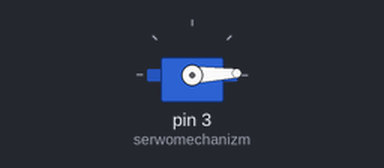
Recording of a sketch running on a simulated Arduino Uno, built with avr-gcc and run on an emulated ATmega328P. Shown: servo.

Above: at 0.05 s.
At 2.0 s:
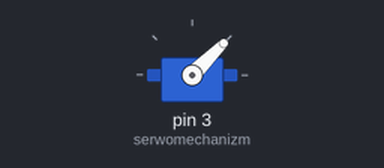
At 3.0 s:
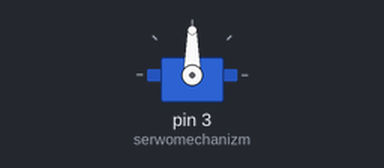
At 4.0 s:
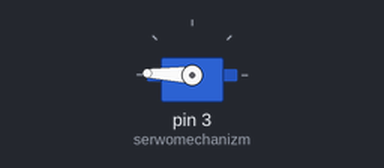
Timing chart, 0 to 5.2 s (numbered marks = the images above):
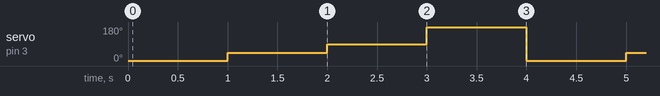

The sketch:

PWM_serwomechanizm_2.ino
```cpp
#include <Servo.h>

Servo serwomechanizm;
int pozycja =0;
int zmiana = 6;

void setup() {
  serwomechanizm.attach(3);
}

void loop() {
  serwomechanizm.write(2);
  delay(1000);
  serwomechanizm.write(45);
  delay(1000);
  serwomechanizm.write(90);
  delay(1000);
  serwomechanizm.write(178);
  delay(1000);

}
```

Measured:
- by itself, servo on pin 3 (serwomechanizm): repeats every 4.0 s: 90° 1.0 s, 178° 1.0 s, 2° 1.0 s, 45° 1.0 s
